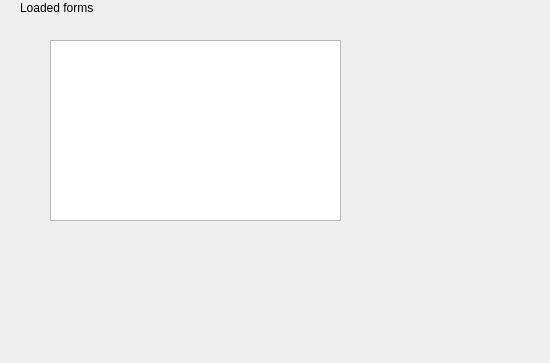
<?xml version="1.0" encoding="UTF-8"?>
<ui version="4.0">
 <class>FormSettingsForms</class>
 <widget class="QWidget" name="FormSettingsForms">
  <property name="geometry">
   <rect>
    <x>0</x>
    <y>0</y>
    <width>550</width>
    <height>363</height>
   </rect>
  </property>
  <property name="windowTitle">
   <string>Form</string>
  </property>
  <widget class="QLabel" name="label">
   <property name="geometry">
    <rect>
     <x>20</x>
     <y>0</y>
     <width>131</width>
     <height>16</height>
    </rect>
   </property>
   <property name="text">
    <string>Loaded forms</string>
   </property>
  </widget>
  <widget class="QTableWidget" name="tbLoadedForms">
   <property name="geometry">
    <rect>
     <x>50</x>
     <y>40</y>
     <width>291</width>
     <height>181</height>
    </rect>
   </property>
  </widget>
 </widget>
 <resources/>
 <connections/>
</ui>
